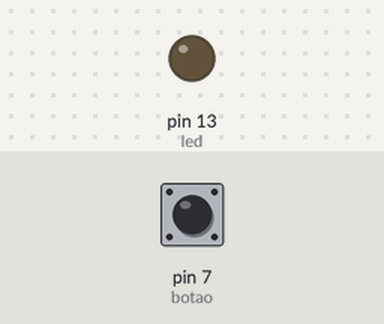
Recording of a sketch running on a simulated Arduino Uno, built with avr-gcc and run on an emulated ATmega328P. Shown: output pins drawn as LEDs (lit = HIGH). The test bench sets the inputs (shaded band); at power-on: pin 7 (botao) HIGH.

Above: at 1.2 s.
1.3 s: pin 7 (botao) pulled LOW for 0.15 s
At 1.42 s:
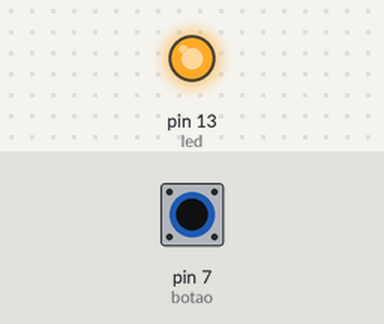
3.0 s: pin 7 (botao) pulled LOW for 3.2 s
At 7.4 s:
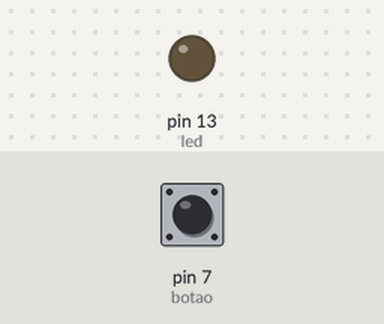
Timing chart, 0 to 8.9 s (numbered marks = the images above; inputs shaded):
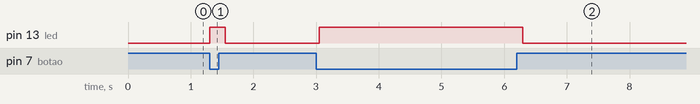

The sketch:

sketch_interruptor_luz.ino
```cpp
//Projeto 5 - Interruptor de luz
int botao = 7;
int led = 13;
bool estadoLed = 0;

void setup()
{
	pinMode(botao, INPUT_PULLUP); // define o pino do botao como entrada "INPUT"
	pinMode(led, OUTPUT);
}

void loop()
{
	/* Botão possui dois valores:
	- HIGH: não está pressionado = 1
	- LOW: pressionado = 0 */

	#pragma region Solução flipflop
	// if (digitalRead(botao) == LOW) // Se o botão for pressionado
	// {
	// 	estadoLed = !estadoLed; // troca o estado do LED
	// 	digitalWrite(led, estadoLed);
	// 	while (digitalRead(botao) == LOW);
	// 	delay(100);
	// }
	#pragma endregion

	#pragma region Solução interna
	while (digitalRead(botao) == LOW)
	{
		digitalWrite(led, HIGH);
	}
	delay(100);
	digitalWrite(led, LOW);
	#pragma endregion
}
```

Measured:
- after the input at 1.3 s, pin 13 (led): LOW → HIGH at once, → LOW 0.25 s later
- after the input at 3.0 s, pin 13 (led): LOW → HIGH after 0.05 s, → LOW 3.2 s later
